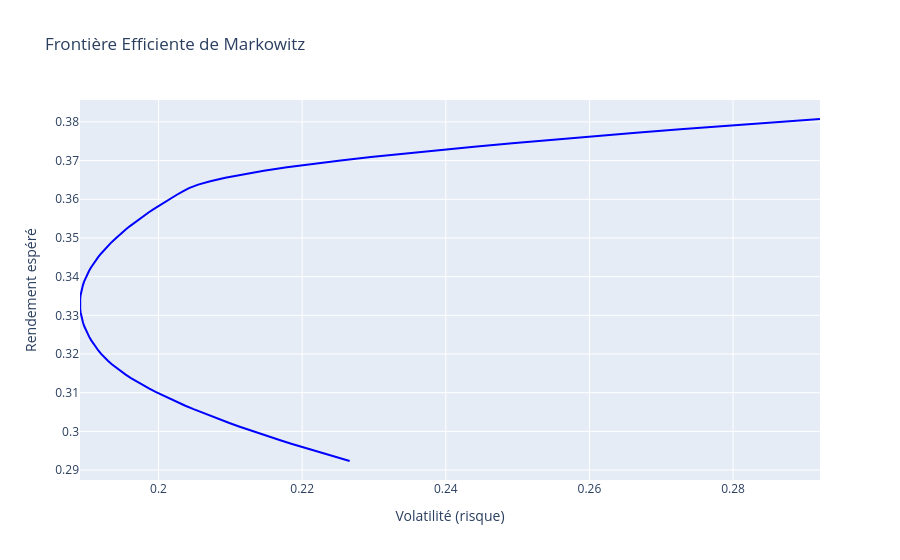

The code cell stored with this chart in its notebook:
### Code cell
from src.optimization import max_sharpe, min_variance, efficient_frontier
from src.visualization import plot_frontier

mu_vec = mu.values
cov_matrix = returns.cov().values * 252

w_sharpe = max_sharpe(mu_vec, cov_matrix)
w_minvar = min_variance(mu_vec, cov_matrix)
target_ret, frontier_vol = efficient_frontier(mu_vec, cov_matrix)

print("Portefeuille Sharpe Maximum :")
for t, w in zip(tickers, w_sharpe):
    print(f"  {t}: {w*100:.1f}%")

print("\nPortefeuille Variance Minimale :")
for t, w in zip(tickers, w_minvar):
    print(f"  {t}: {w*100:.1f}%")

plot_frontier(target_ret, frontier_vol)
